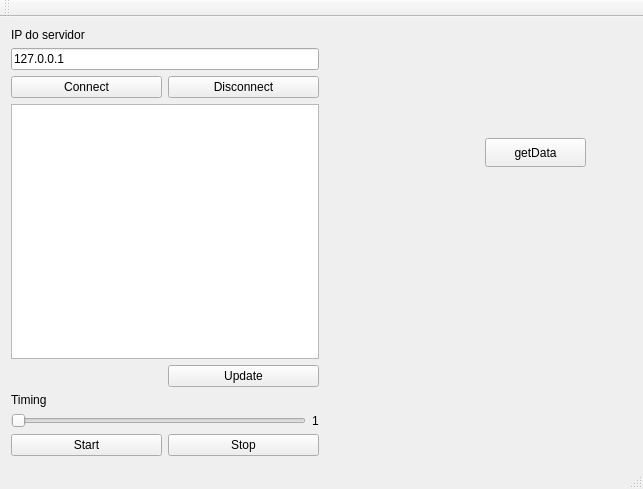
<?xml version="1.0" encoding="UTF-8"?>
<ui version="4.0">
 <class>MainWindow</class>
 <widget class="QMainWindow" name="MainWindow">
  <property name="geometry">
   <rect>
    <x>0</x>
    <y>0</y>
    <width>643</width>
    <height>489</height>
   </rect>
  </property>
  <property name="windowTitle">
   <string>MainWindow</string>
  </property>
  <widget class="QWidget" name="centralWidget">
   <layout class="QVBoxLayout" name="verticalLayout">
    <item>
     <layout class="QHBoxLayout" name="horizontalLayout">
      <item>
       <layout class="QGridLayout" name="gridLayout">
        <item row="7" column="0">
         <widget class="QLabel" name="label">
          <property name="text">
           <string>Timing</string>
          </property>
         </widget>
        </item>
        <item row="4" column="0">
         <widget class="QPushButton" name="PB_Connect">
          <property name="text">
           <string>Connect</string>
          </property>
         </widget>
        </item>
        <item row="4" column="1">
         <widget class="QPushButton" name="PB_Disconnect">
          <property name="text">
           <string>Disconnect</string>
          </property>
         </widget>
        </item>
        <item row="5" column="0" colspan="2">
         <widget class="QListWidget" name="listWidget"/>
        </item>
        <item row="6" column="1">
         <widget class="QPushButton" name="PBupdate">
          <property name="text">
           <string>Update</string>
          </property>
         </widget>
        </item>
        <item row="2" column="0" colspan="2">
         <widget class="QLabel" name="label_2">
          <property name="text">
           <string>IP do servidor</string>
          </property>
         </widget>
        </item>
        <item row="9" column="0">
         <widget class="QPushButton" name="PB_Start">
          <property name="text">
           <string>Start</string>
          </property>
         </widget>
        </item>
        <item row="9" column="1">
         <widget class="QPushButton" name="PB_Stop">
          <property name="text">
           <string>Stop</string>
          </property>
         </widget>
        </item>
        <item row="3" column="0" colspan="2">
         <widget class="QLineEdit" name="textIP">
          <property name="text">
           <string>127.0.0.1</string>
          </property>
         </widget>
        </item>
        <item row="8" column="0" colspan="2">
         <layout class="QHBoxLayout" name="horizontalLayout_2">
          <item>
           <widget class="QSlider" name="sliderTiming">
            <property name="orientation">
             <enum>Qt::Horizontal</enum>
            </property>
           </widget>
          </item>
          <item>
           <widget class="QLabel" name="textTiming">
            <property name="text">
             <string>1</string>
            </property>
           </widget>
          </item>
         </layout>
        </item>
       </layout>
      </item>
      <item>
       <widget class="Plotter" name="widgetPlotter" native="true">
        <widget class="QPushButton" name="pushButtonGet">
         <property name="geometry">
          <rect>
           <x>160</x>
           <y>110</y>
           <width>101</width>
           <height>29</height>
          </rect>
         </property>
         <property name="text">
          <string>getData</string>
         </property>
        </widget>
       </widget>
      </item>
     </layout>
    </item>
   </layout>
  </widget>
  <widget class="QMenuBar" name="menuBar">
   <property name="geometry">
    <rect>
     <x>0</x>
     <y>0</y>
     <width>643</width>
     <height>25</height>
    </rect>
   </property>
  </widget>
  <widget class="QToolBar" name="mainToolBar">
   <attribute name="toolBarArea">
    <enum>TopToolBarArea</enum>
   </attribute>
   <attribute name="toolBarBreak">
    <bool>false</bool>
   </attribute>
  </widget>
  <widget class="QStatusBar" name="statusBar"/>
 </widget>
 <layoutdefault spacing="6" margin="11"/>
 <customwidgets>
  <customwidget>
   <class>Plotter</class>
   <extends>QWidget</extends>
   <header location="global">plotter.h</header>
   <container>1</container>
  </customwidget>
 </customwidgets>
 <resources/>
 <connections/>
</ui>
